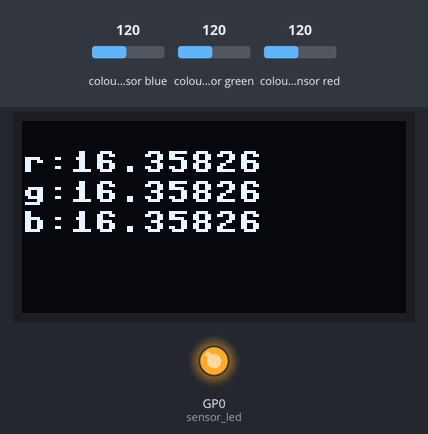
Bench run of a program on a simulated Raspberry Pi Pico running MicroPython. On the bench: 128×64 one-colour display, output pins drawn as LEDs (lit = HIGH). The test bench sets the inputs (shaded band); at power-on: colour sensor blue 120, colour sensor green 120, colour sensor red 120. Library files of the repository ran but are not shown: tcs34725.py, ssd1306.py.

Above: at 1.2 s.
1.3 s: colour sensor blue set to 5
At 2.3 s:
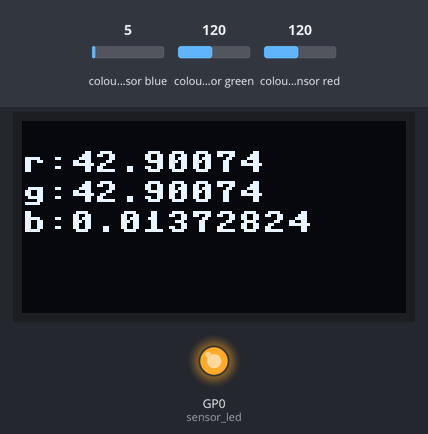
2.8 s: colour sensor green set to 5
At 3.4 s:
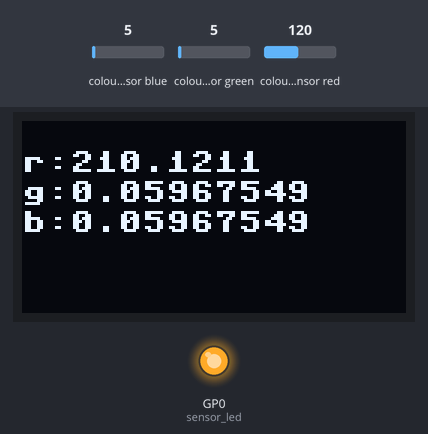
4.4 s: colour sensor red set to 64
At 5.6 s:
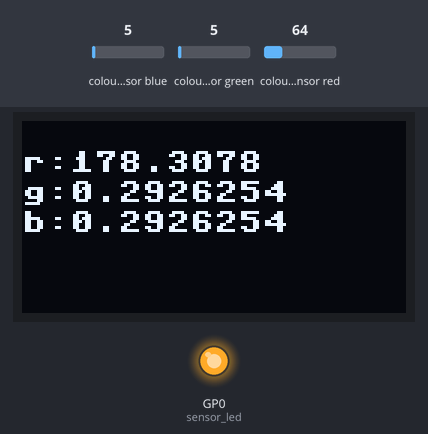
6.0 s: colour sensor blue set to 64
At 6.6 s:
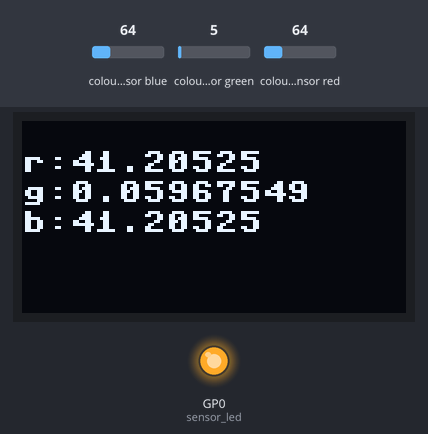
Timing chart, 0 to 8.6 s (numbered marks = the images above; inputs shaded):
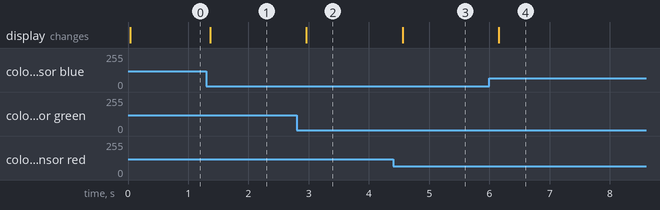

The program:

example.py
```python
"""
Example use of the TCS34725 Micropython library on the
Raspberry Pi Pico. The library was formerly published
by Adafruit, and is still available at https://github.com/adafruit/micropython-adafruit-tcs34725
"""

import time
from machine import Pin, I2C
from tcs34725 import TCS34725, html_rgb
from ssd1306 import SSD1306_I2C

def main():
    i2c = I2C(id=0, sda=Pin(4), scl=Pin(5), freq=1_000_000)
    display = Display(i2c)
    rgb_sensor = TCS34725(i2c)
    sensor_led = Pin(0, Pin.OUT)
    sensor_led.on() # turns on the sensor's led to illuminate the object in front of it
    while True:
        data = rgb_sensor.read(raw=True) # get the sensor's data
        try:
            r,g,b = html_rgb(data) # return RGB values between 0 and 255 of the color detected
            display.update(r,g,b) # displays r,g, and b values to the screen
        except ZeroDivisionError: # prevents program from stoppping if nothing is detected
            display.update("na","na","na")
        time.sleep(0.25) # every 0.25 seconds we collect the data and display the RGB values

class Display(SSD1306_I2C):
    def __init__(self, i2c):
        super().__init__(128, 64, i2c)
        self.fill(0)
        self.text('loading...', 0, 0, 1)
        self.show()

    def update(self, r, g, b):
        self.fill(0)
        self.text(f"r:{r}", 0, 10, 1)
        self.text(f"g:{g}", 0, 20, 1)
        self.text(f"b:{b}", 0, 30, 1)
        self.show()

if __name__ == '__main__':
    main()
```

Measured:
- after the input at 1.3 s, the display: changes after 0.07 s (image 1)
- after the input at 2.8 s, the display: changes after 0.16 s (image 2)
- after the input at 4.4 s, the display: changes after 0.16 s (image 3)
- after the input at 6.0 s, the display: changes after 0.15 s (image 4)
